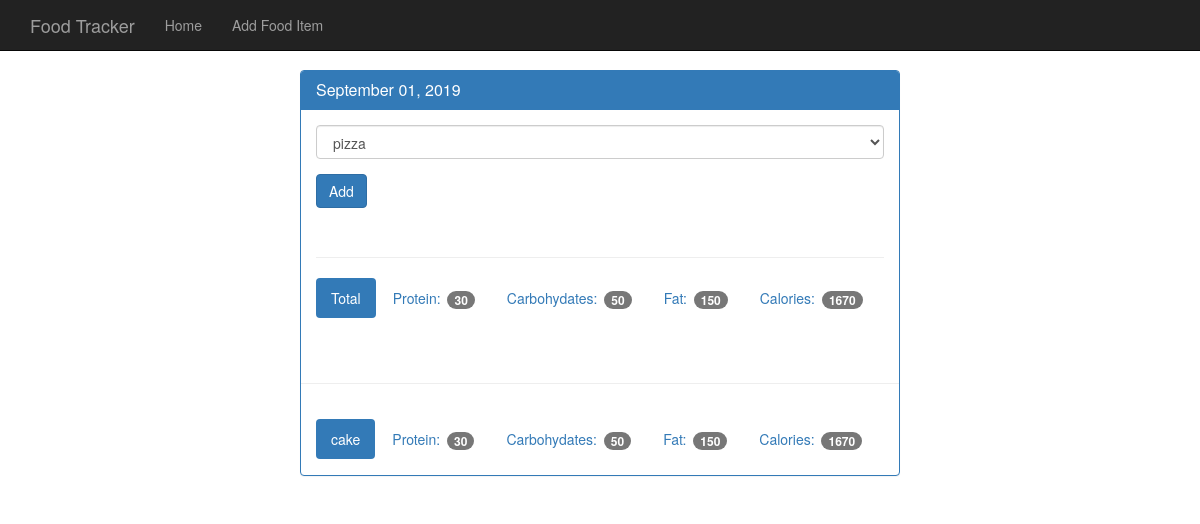
The app's page /view/20190901 with its own data.
### tables this page shows
CREATE TABLE food (
  id integer primary key autoincrement,
  name text not null UNIQUE,
  protein integer not null,
  carbohydrates integer not null,
  fat integer not null,
  calories integer not null
);

### app.py (the view)
@app.route('/view/<date>',methods = ['GET','POST'])
def view(date):
    db = get_db()
    curr = db.execute('select id,entry_date from log_date where entry_date = ?',[date])
    date_result = curr.fetchone()
    if request.method == 'POST':
        db.execute('insert into food_data (food_id,log_date_id) values (?,?)',[request.form['food_select'],date_result['id']])
        db.commit()
    d = datetime.strptime(str(date_result['entry_date']),'%Y%m%d')
    pr = datetime.strftime(d, '%B %d, %Y')
    food_cur = db.execute('select id,name from food order by id asc')
    food_res = food_cur.fetchall()
    log_cur = db.execute('select food.name,food.protein,food.carbohydrates , food.fat,food.calories from log_date join food_data on food_data.log_date_id = log_date.id join food on food.id = food_data.food_id where log_date.entry_date = ?',[date])
    log_result = log_cur.fetchall()
    total = {}
    total['protein'] = 0
    total['carbohydrates'] = 0
    total['fat'] = 0
    total['calories'] = 0
    for food in log_result:
        total['protein'] += food['protein']
        total['carbohydrates'] += food['carbohydrates']
        total['fat'] += food['fat']
        total['calories'] += food['calories']
    return render_template('day.html',entry_date = date_result['entry_date'],date = pr,food_result = food_res , log_result = log_result,total = total)

### app.py (called while the page is built)
def connect_db():
  sql = sqlite3.connect('food_log.db')
  sql.row_factory = sqlite3.Row
  return sql

def get_db():
  if not hasattr(g,'sqlite3_db'):
    g.sqlite_db = connect_db()
  return g.sqlite_db

### templates/day.html (shortened to what this page needs)
<!DOCTYPE html>
<html lang="en">
  <head>
    <link href={{url_for('static',filename="bootstrap.min.css")}} rel="stylesheet">
    <link href={{url_for('static',filename ="theme.css")}} rel="stylesheet">
  </head>
  <body>
    <nav class="navbar navbar-inverse navbar-fixed-top">
      <div class="container">
        <div class="navbar-header">
          <a class="navbar-brand" href="#">Food Tracker</a>
        </div>
        <div id="navbar" class="navbar-collapse collapse">
          <ul class="nav navbar-nav">
            <li><a href="{{url_for('index')}}">Home</a></li>
            <li><a href="{{url_for('food')}}">Add Food Item</a></li>
          </ul>
        </div>
      </div>
    </nav>
    <div class="container theme-showcase col-sm-6 col-sm-offset-3" role="main">
      <div class="row">
        <div>
          <div class="panel panel-primary">
            <div class="panel-heading">
              <h3 class="panel-title">{{date}}</h3>
            </div>
            <div class="panel-body">
              <form method="POST" action="{{url_for('view',date = entry_date)}}">
                <div class="form-group">
                  <select class="form-control" name= "food_select">
                    {% for i in food_result %}
                    <option value = {{i.id}}> {{i.name}}</option>
                    {% endfor %}
                  </select>
                </div>
                <button type="submit" class="btn btn-primary">Add</button>
              </form>
              <div class="page-header"></div>
              <ul class="nav nav-pills" role="tablist">
                <li class="active"><a>Total</a></li>
                <li><a>Protein: <span class="badge">{{total.protein}}</span></a></li>
                <li><a>Carbohydates: <span class="badge">{{total.carbohydrates}}</span></a></li>
                <li><a>Fat: <span class="badge">{{total.fat}}</span></a></li>
                <li><a>Calories: <span class="badge">{{total.calories}}</span></a></li>
              </ul>
            </div>
            <div class="page-header"></div>
            {%for food in log_result %}
            <div class="panel-body">
              <ul class="nav nav-pills" role="tablist">
                <li class="active"><a>{{food.name}}</a></li>
                <li><a>Protein: <span class="badge">{{food.protein}}</span></a></li>
                <li><a>Carbohydates: <span class="badge">{{food.carbohydrates}}</span></a></li>
                <li><a>Fat: <span class="badge">{{food.fat}}</span></a></li>
                <li><a>Calories: <span class="badge">{{food.calories}}</span></a></li>
              </ul>
            </div>
            {% endfor %}
          </div>
        </div>
      </div>
    </div>
  </body>
</html>

### static/theme.css (style rules this page uses)
body { padding-top: 70px; padding-bottom: 30px; }

### records on screen
food: name "cake", protein "30", carbohydrates "50", fat "150", calories "1670"

### other values on screen
{{ date }} "September 01, 2019"
{{ total.protein }} "30"
{{ total.carbohydrates }} "50"
{{ total.fat }} "150"
{{ total.calories }} "1670"
form field food_select "pizza"
